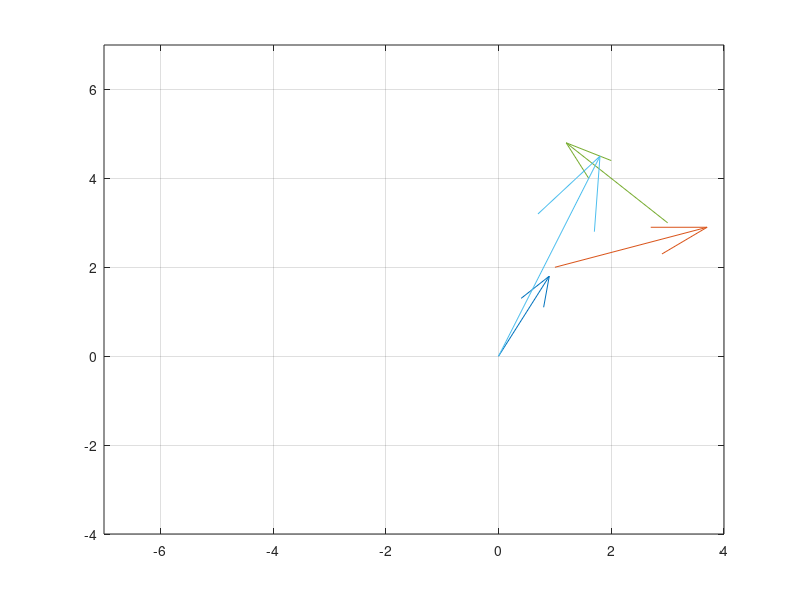

Reproduce this figure in MATLAB.
clear all
clc
quiver(0,0,1,2);
hold on
quiver(3,3,-2,2);
hold on 
quiver(1,2,3,1);
axis([-7 4 -4 7]);
grid
hold on
quiver(0,0,1-2+3,2+2+1)